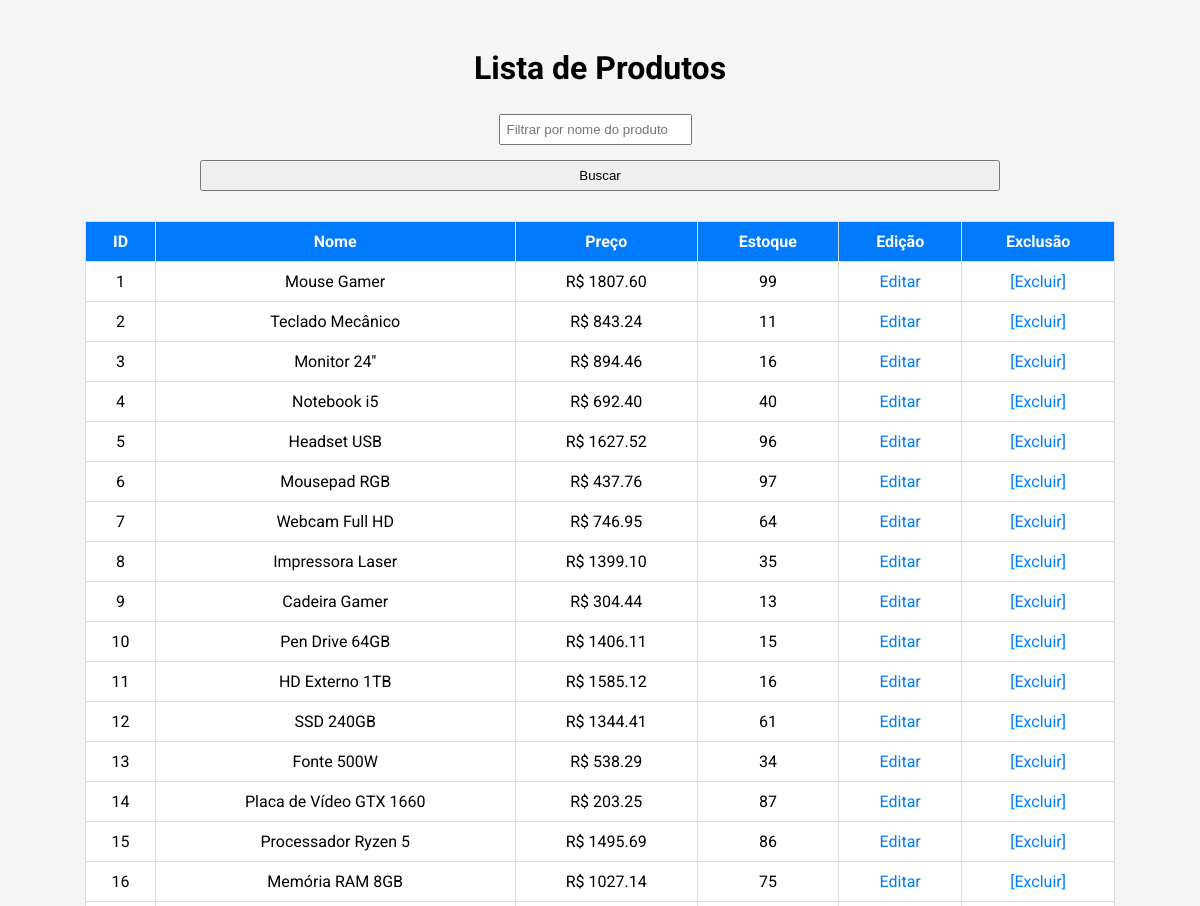
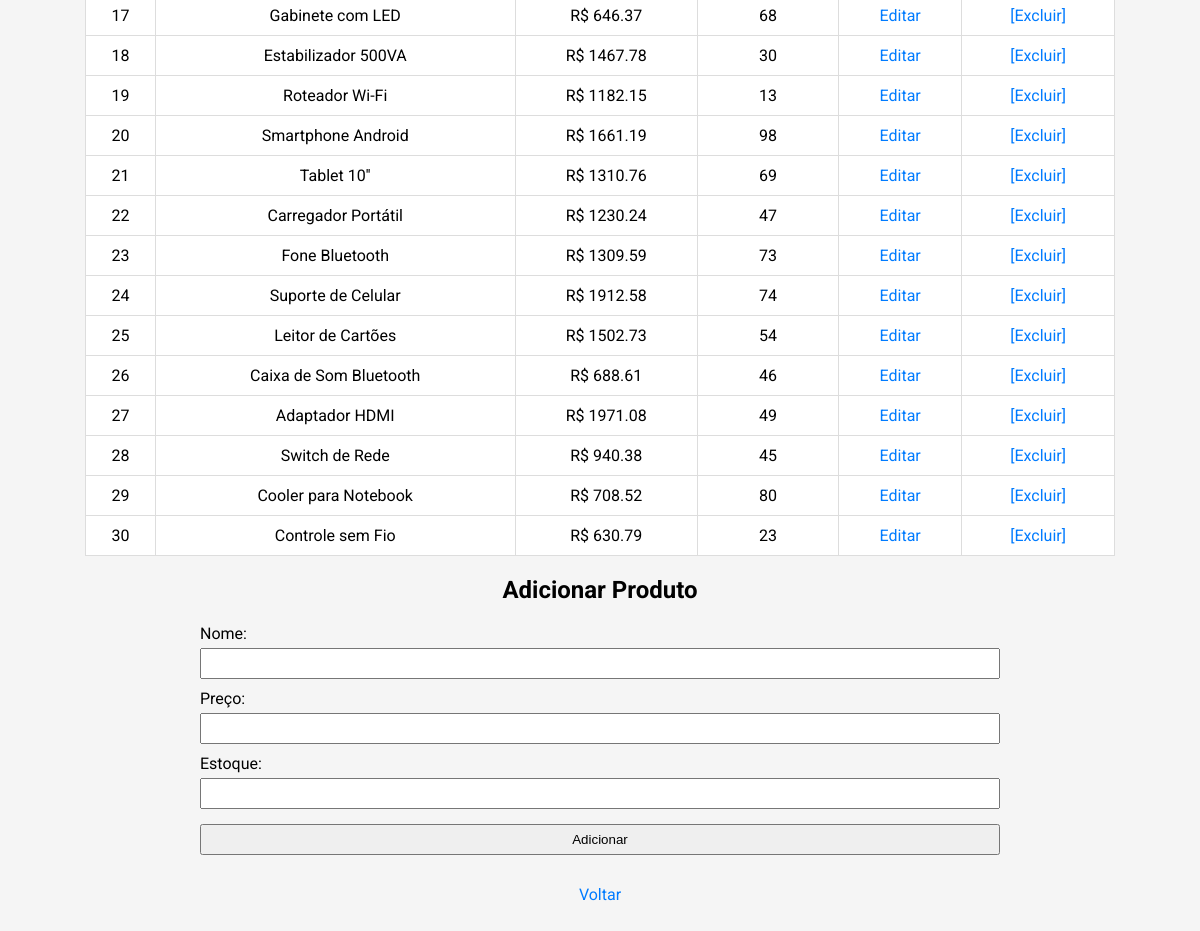
/produtos, run on the app's committed database (2 pictures, top to bottom).
### models/produto.py (models this page shows)
class Produto(Base):
    __tablename__ = "TABprodutos"
    id = Column("id", Integer, primary_key = True, autoincrement=True)
    nome = Column("nome", String, nullable = False)
    preco = Column("preco", Float, nullable = False)
    estoque = Column("estoque", Integer, nullable = False)

### main.py (the view)
@app.route("/produtos", methods=["GET"])
def listar_produtos():
    filtro_nome = request.args.get("filtro_nome", "")
    if filtro_nome:
        produtos = session.query(Produto).filter(Produto.nome.ilike(f"%{filtro_nome}%")).all()
    else:
        produtos = session.query(Produto).all()
    return render_template("produtos.html", produtos=produtos)

### templates/produtos.html (shortened to what this page needs)
<!DOCTYPE html>
<html>
<head>
</head>
<body>
    <h1>Lista de Produtos</h1>
    <form class="form-inline" method="GET" action="{{ url_for('listar_produtos') }}" style="text-align: center;">
        <input type="text" name="filtro_nome" placeholder="Filtrar por nome do produto">
        <button type="submit">Buscar</button>
    </form>
    <table>
        <thead>
            <tr>
                <th>ID</th>
                <th>Nome</th>
                <th>Preço</th>
                <th>Estoque</th>
                <th>Edição</th>
                <th>Exclusão</th>
            </tr>
        </thead>
        <tbody>
            {% for produto in produtos %}
                <tr>
                    <td>{{ produto.id }}</td>
                    <td>{{ produto.nome }}</td>
                    <td>R$ {{ "%.2f"|format(produto.preco) }}</td>
                    <td>{{ produto.estoque }}</td>
                    <td><a href="{{ url_for('editar_produto', id=produto.id) }}">Editar</a></td>
                    <td><a href="/produtos/excluir/{{ produto.id }}">[Excluir]</a></td>
                </tr>
            {% endfor %}
        </tbody>
    </table>
    <h2>Adicionar Produto</h2>
    <form action="/produtos/adicionar" method="post">
        Nome: <input type="text" name="nome" required><br>
        Preço: <input type="number" name="preco" step="0.01" required><br>
        Estoque: <input type="number" name="estoque" required><br>
        <button type="submit">Adicionar</button>
    </form>
    <a href="/">Voltar</a>
</body>
</html>

### templates/produtos.html (style rules this page uses)
body { font-family: 'Roboto', sans-serif; text-align: center; background-color: #f5f5f5; padding: 20px; }
table { width: 90%; margin: 20px auto; border-collapse: collapse; background-color: #fff; }
th, td { padding: 10px; border: 1px solid #ddd; }
th { background-color: #007BFF; color: white; }
form { margin: 20px auto; width: 90%; max-width: 800px; text-align: left; }
input, button { margin-top: 5px; margin-bottom: 10px; padding: 6px; width: 100%; box-sizing: border-box; }
.form-inline input { width: auto; margin-right: 10px; }
a { text-decoration: none; color: #007BFF; }

### data on the page
Produto: id "1", nome "Mouse Gamer", preco "1807.60", estoque "99"
Produto: id "2", nome "Teclado Mecânico", preco "843.24", estoque "11"
Produto: id "3", nome "Monitor 24''", preco "894.46", estoque "16"
Produto: id "4", nome "Notebook i5", preco "692.40", estoque "40"
Produto: id "5", nome "Headset USB", preco "1627.52", estoque "96"
Produto: id "6", nome "Mousepad RGB", preco "437.76", estoque "97"
Produto: id "7", nome "Webcam Full HD", preco "746.95", estoque "64"
Produto: id "8", nome "Impressora Laser", preco "1399.10", estoque "35"
Produto: id "9", nome "Cadeira Gamer", preco "304.44", estoque "13"
Produto: id "10", nome "Pen Drive 64GB", preco "1406.11", estoque "15"
Produto: id "11", nome "HD Externo 1TB", preco "1585.12", estoque "16"
Produto: id "12", nome "SSD 240GB", preco "1344.41", estoque "61"
Produto: id "13", nome "Fonte 500W", preco "538.29", estoque "34"
Produto: id "14", nome "Placa de Vídeo GTX 1660", preco "203.25", estoque "87"
Produto: id "15", nome "Processador Ryzen 5", preco "1495.69", estoque "86"
Produto: id "16", nome "Memória RAM 8GB", preco "1027.14", estoque "75"
Produto: id "17", nome "Gabinete com LED", preco "646.37", estoque "68"
Produto: id "18", nome "Estabilizador 500VA", preco "1467.78", estoque "30"
Produto: id "19", nome "Roteador Wi-Fi", preco "1182.15", estoque "13"
Produto: id "20", nome "Smartphone Android", preco "1661.19", estoque "98"
Produto: id "21", nome "Tablet 10''", preco "1310.76", estoque "69"
Produto: id "22", nome "Carregador Portátil", preco "1230.24", estoque "47"
Produto: id "23", nome "Fone Bluetooth", preco "1309.59", estoque "73"
Produto: id "24", nome "Suporte de Celular", preco "1912.58", estoque "74"
Produto: id "25", nome "Leitor de Cartões", preco "1502.73", estoque "54"
Produto: id "26", nome "Caixa de Som Bluetooth", preco "688.61", estoque "46"
Produto: id "27", nome "Adaptador HDMI", preco "1971.08", estoque "49"
Produto: id "28", nome "Switch de Rede", preco "940.38", estoque "45"
Produto: id "29", nome "Cooler para Notebook", preco "708.52", estoque "80"
Produto: id "30", nome "Controle sem Fio", preco "630.79", estoque "23"
